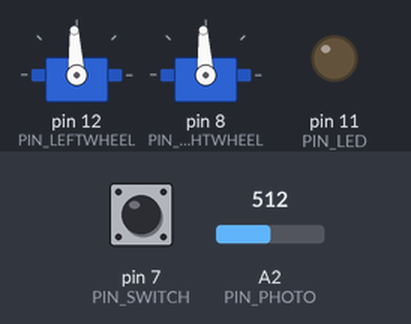
Bench run of a sketch on a simulated Arduino Uno, built with avr-gcc and run on an emulated ATmega328P. Parts: 2 × servo, output pins drawn as LEDs (lit = HIGH). The test bench sets the inputs (shaded band); at power-on: pin 7 (PIN_SWITCH) LOW, A2 (PIN_PHOTO) = 512.

Above: at 1.2 s.
1.3 s: pin 7 (PIN_SWITCH) pulled HIGH for 0.15 s
At 2.7 s:
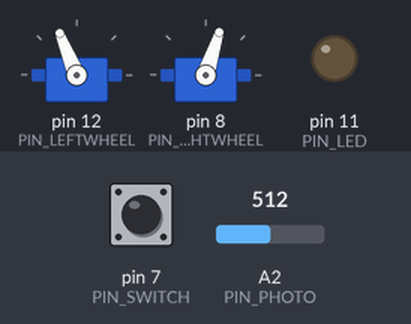
At 3.6 s:
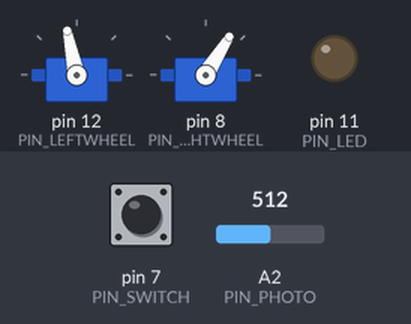
4.4 s: pin 7 (PIN_SWITCH) pulled HIGH for 1 s
8.4 s: pin 7 (PIN_SWITCH) pulled HIGH for 0.15 s
11.5 s: pin 7 (PIN_SWITCH) pulled HIGH for 3.2 s
16.2 s: pin 7 (PIN_SWITCH) pulsed HIGH 5 times (0.12 s each, 0.3 s apart)
At 17.6 s:
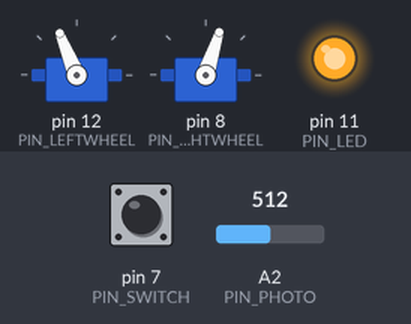
Timing chart, 0 to 19.2 s (numbered marks = the images above; inputs shaded):
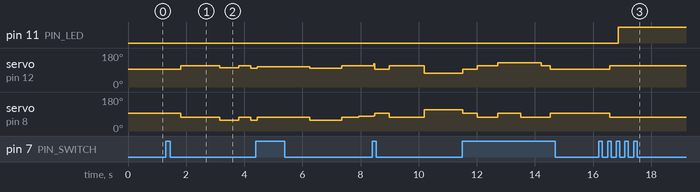

The sketch:

therobot.ino
```cpp
/**
 * 	On my honor, I promise that I have not received
 *	inappropriate assistance on this assignment.
 *
 *						- John Mascagni
**/

#include <Servo.h>
#include <inttypes.h>

//#define DEBUG

#define PIN_LEFTWHEEL			12
#define PIN_RIGHTWHEEL			8

#define PIN_SWITCH				7

#define PIN_DECREMENT			6
#define PIN_INCREMENT			5

#define PIN_PHOTO 	 			2
#define PIN_LED 				11

#define DO_SUBTRACTION(a) 		if (currtime - awaytime > a) { p[RIGHTWHEEL] -= 5; p[LEFTWHEEL] -= 5; }

enum
{
	STATE_WAITING = -1,
	STATE_BIO,
	STATE_CHEM,
	STATE_NANO,
	STATE_MECH,
	STATE_ELECTRIC,
	STATE_CIVIL,
	// STATE_INDUSTRIAL,
	STATE_CYBER,
	STATE_VICTORY
};

enum
{
	MOVESTATE_WAITING = -1,
	MOVESTATE_PROGRESSION,
	MOVESTATE_RETROGRESSION
};

enum
{
	LEFTWHEEL,
	RIGHTWHEEL
};

// Finally, the enum train has ended!

// Forward declaration
void checkswitch(uint32_t);
void calcphoto(uint32_t, uint16_t*);

/**
 *	Purpose: Singleton to control robot status behavior.
 *	See the first enum. Each index in the enum represents
 *	a movement behavior of the robot, starting with the
 *	movestyle that requires robot autonomy.
**/
int8_t g_iState;

/**
 *	Purpose: AKA "think" time. Using a delay() function
 *	halts all code execution, therefore using a delta
 *	timing grants fluid accuracy without pausing the program
**/
uint32_t g_iDeltaTime;

// One servo instance for each wheel
Servo servo[2];

void setup()
{
	// Defaults
	g_iState = STATE_WAITING;
	g_iDeltaTime = 0;

#ifdef DEBUG
	Serial.begin(9600);
#endif

	servo[LEFTWHEEL].attach(PIN_LEFTWHEEL);
	servo[RIGHTWHEEL].attach(PIN_RIGHTWHEEL);

	// Outputs
	pinMode(PIN_RIGHTWHEEL, OUTPUT);
	pinMode(PIN_LEFTWHEEL, OUTPUT);
	pinMode(PIN_LED, OUTPUT);

	// Inputs
	pinMode(PIN_SWITCH, INPUT);
}

void loop()
{
	uint32_t currtime = millis();	// Snag current time
	checkswitch(currtime);	// Has to happen before thinktime calculation
	uint32_t thinktime = currtime - g_iDeltaTime;

	// Motion values for servos. Defaulted to straight movement
	uint16_t rightval = 1290;
	uint16_t leftval = 1700;

#ifdef DEBUG
	static uint32_t debugtime;
	if (currtime - debugtime > 1000)
	{
		char s[64];
		sprintf(s, "currtime = %lu", currtime);
		Serial.println(s);
		sprintf(s, "thinktime = %lu", thinktime);
		Serial.println(s);
		sprintf(s, "g_iState = %d", g_iState);
		Serial.println(s);
		sprintf(s, "g_iMoveState = %d", g_iMoveState);
		Serial.println(s);
	}
#endif

	switch (g_iState)
	{
		case STATE_WAITING:		// Wait until switch is hit
			rightval = 1500;
			leftval = 1500;
			break;

		case STATE_BIO:
			if (thinktime < 500)
			{
				rightval = 1500;
				leftval = 1500;
			}
			else if (thinktime <= 1850)
			{
				// Forward motion
			}
			else if (thinktime <= 2500)
			{
				rightval -= 150;
				leftval -= 100;
			}
			else if (thinktime <= 2900)
			{
				// Forward motion
			}
			else if (thinktime <= 3500)
			{
				rightval -= 150;
				leftval -= 150;
			}
			else if (thinktime <= 3650)
			{
				// Forward motion
			}
			else if (thinktime <= 4100)
			{
				uint16_t temp = rightval;
				rightval = leftval;
				leftval = temp;
			}
			else if (thinktime <= 4450)
			{
				rightval = 1700;
				leftval = 1500;
			}
			else
			{
				++g_iState;		// To CMEN state!
				g_iDeltaTime = currtime;
			}
			break;
		case STATE_CHEM:
			if (thinktime <= 1800)
				leftval -= 40;
			else if (thinktime <= 2900)
			{
				rightval -= 150;
				leftval -= 150;
			}
			else if (thinktime <= 3500)
			{
				// Forward motion
			}
			else if (thinktime <= 4000)
				rightval += 50;
			else if (thinktime <= 4500)
			{
				rightval += 100;
				leftval += 100;
			}

			else if (thinktime <= 6000)
				rightval += 50;
			else if (thinktime <= 6300)
			{
				rightval += 50;
				leftval += 50;
			}
			else if (thinktime <= 7500)
			{
				// Forward motion
			}
			else	// We've arrived
			{
				rightval = 1500;
				leftval = 1500;
			}
			break;
		case STATE_NANO:
		case STATE_ELECTRIC:
			if (thinktime <= 500)
			{
				rightval = 1500;
				leftval = 1500;
			}
			if (thinktime <= 1700)
			{
				// Forward motion
			}
			else if (thinktime <= 3300)
			{
				uint16_t temp = rightval;
				rightval = leftval;
				leftval = temp;
			}
			else	// We've returned
			{
				rightval = 1500;
				leftval = 1500;
			}
			break;
		case STATE_MECH:
			if (thinktime <= 500)
			{
				rightval = 1500;
				leftval = 1500;
			}
			if (thinktime <= 1200)
			{
				// Forward motion
			}
			else if (thinktime <= 2000)
			{
				rightval = 1500;
				leftval += 175;
			}
			else if (thinktime <= 2700)
				leftval += 175;
			else if (thinktime <= 3000)
			{
				// Forward motion
			}
			else
			{
				leftval = 1500;
				rightval = 1500;
			}
			break;
		case STATE_CIVIL:
			break;

		case STATE_CYBER:
			int *p = malloc(sizeof(rightval) * 2);

			p[LEFTWHEEL] = leftval;
			p[RIGHTWHEEL] = rightval;

			calcphoto(currtime, p);	// Calculate photoresistance and act accordingly (if needed)

			leftval = p[LEFTWHEEL];
			rightval = p[RIGHTWHEEL];
			free(p);
			break;

		case STATE_VICTORY:
			servo[RIGHTWHEEL].writeMicroseconds(1000);
			servo[LEFTWHEEL].writeMicroseconds(2000);
			for (;;)	// Wheeeeee!
				;
			break;
	}

#ifdef DEBUG
	if (currtime - debugtime > 1000)
	{
		char s[64];
		Serial.println("Completed calculations.");
		sprintf(s, "leftval = %u\nrightval = %u\n", leftval, rightval);
		Serial.println(s);
		debugtime = currtime;
	}
#endif
	servo[RIGHTWHEEL].writeMicroseconds(rightval);
	servo[LEFTWHEEL].writeMicroseconds(leftval);
}

void calcphoto(uint32_t currtime, uint16_t *p)
{
	static uint32_t awaytime;
	uint16_t photo = analogRead(PIN_PHOTO);

#ifdef DEBUG
	char s[64];
	sprintf(s, "Photoresistance: %u", photo);
	Serial.println(s);
#endif

	if (photo <= 480)
		awaytime = 0;

	if (!awaytime)
		awaytime = currtime;

	if (currtime - awaytime >= 250)
		for (uint16_t i = 200; i <= 4000; i += 200)
			DO_SUBTRACTION(i)

	// EMERGENCY
	if (currtime - awaytime > 6000)
	{
		p[LEFTWHEEL] = 1000;
		p[RIGHTWHEEL] = 1800;
	}


	if (photo <= 480)
		digitalWrite(PIN_LED, 0);
	else digitalWrite(PIN_LED, 1);
}

void checkswitch(uint32_t currtime)
{
	static bool toggled;
	static uint32_t lasttime;
	uint8_t val = digitalRead(PIN_SWITCH);

	if (currtime - lasttime > 100)	// Avoid multiple hits at once
	{
		if (val && !toggled)
		{
			++g_iState;
#ifdef DEBUG
			Serial.println("HIT");
#endif

			toggled = true;
			g_iDeltaTime = currtime;
		}
		else if (!val)
			toggled = false;

		lasttime = currtime;
	}
}
```

Measured:
- after the input at 1.3 s, servo on pin 12 (PIN_LEFTWHEEL): 93° → 112° after 0.51 s, → 102° 1.4 s later, → 112° 0.65 s later, → 98° 0.40 s later; servo on pin 8 (PIN_RIGHTWHEEL): 93° → 72° after 0.51 s, → 58° 1.4 s later, → 72° 0.65 s later, → 58° 0.40 s later
- after the input at 16.2 s, pin 11 (PIN_LED): LOW → HIGH after 0.68 s; servo on pin 12 (PIN_LEFTWHEEL): 93° → 112° after 0.37 s; servo on pin 8 (PIN_RIGHTWHEEL): 93° → 72° after 0.37 s
